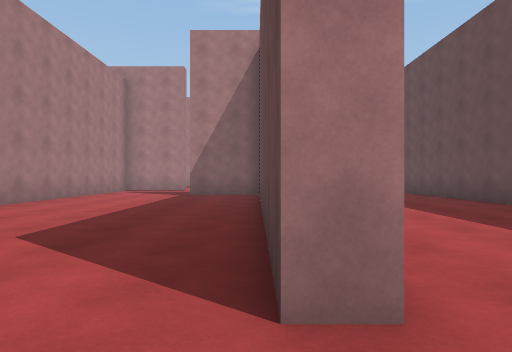
View 1 (above)

23 first-person views from a walk through a 3-D level made in the Unity game engine. The camera is 1.2 m above the floor, looks level and sees 75° across. The floor is counted in squares, 2 m on a side. Each view is taken from the middle of a square. On the plan, view 1 faces up. The plan holds only what a view shows up to about 10 squares ahead; the rest is blank. The place goes on beyond the plan. The player character is not drawn.

View 2
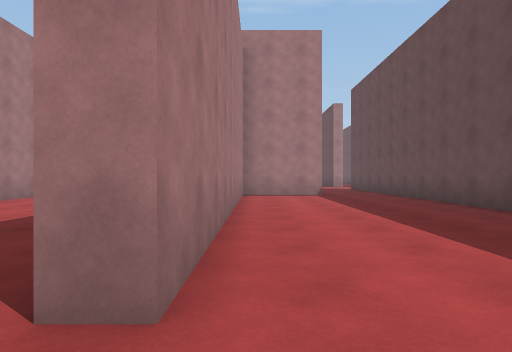

View 3
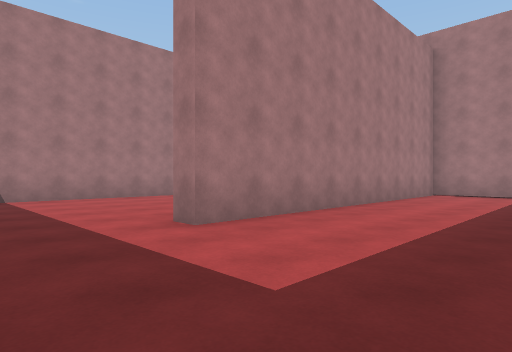

View 4
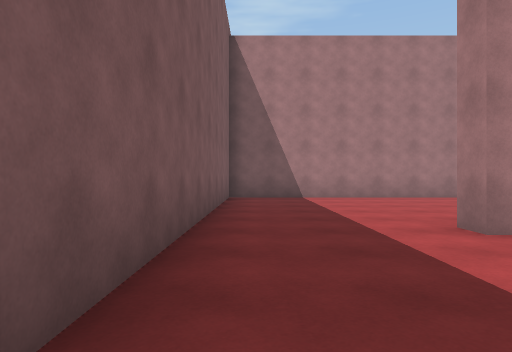

View 5
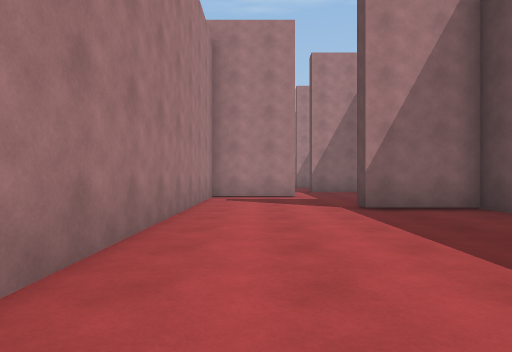

View 6
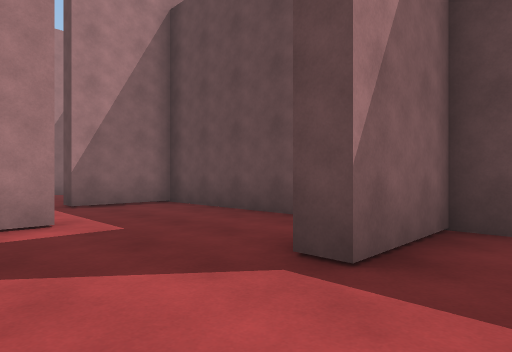

View 7
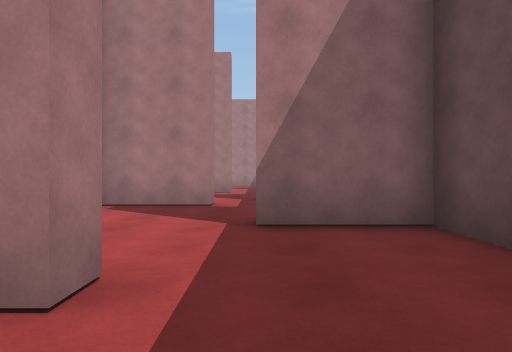

View 8
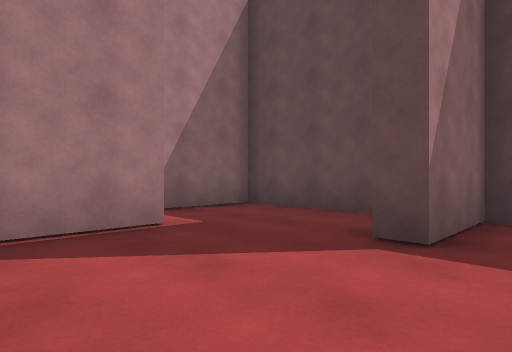

View 9
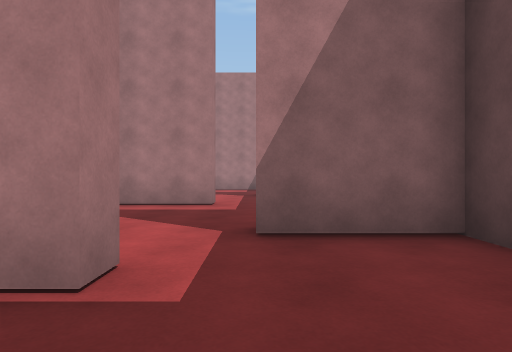

View 10
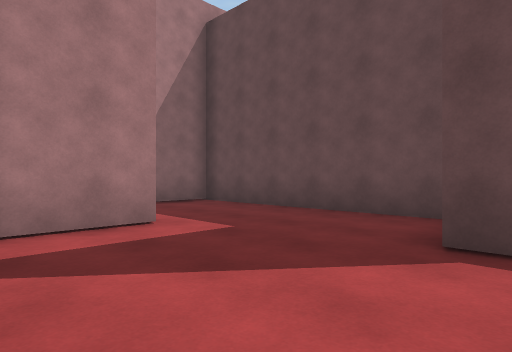

View 11
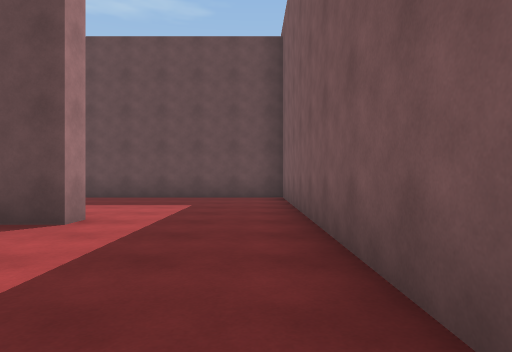

View 12
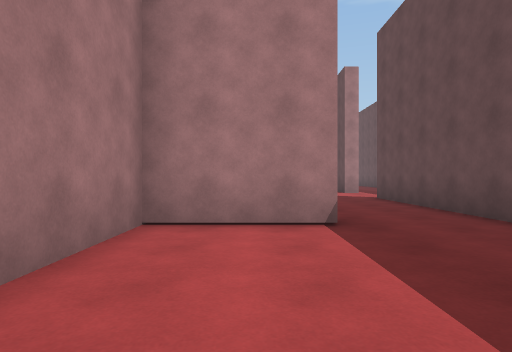

View 13
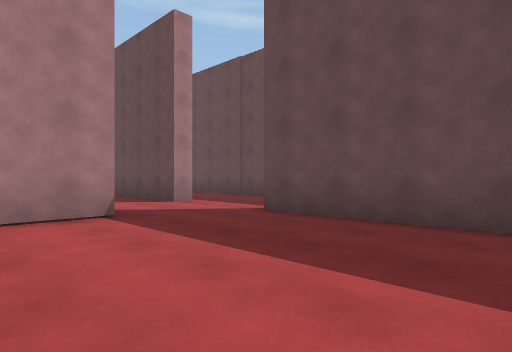

View 14
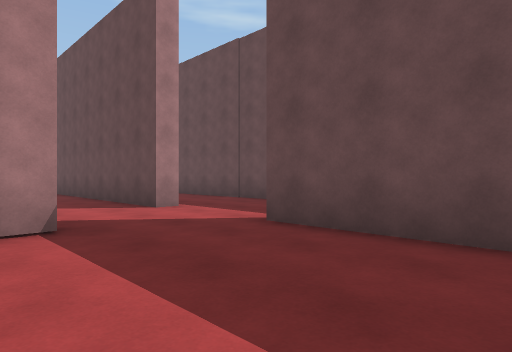

View 15
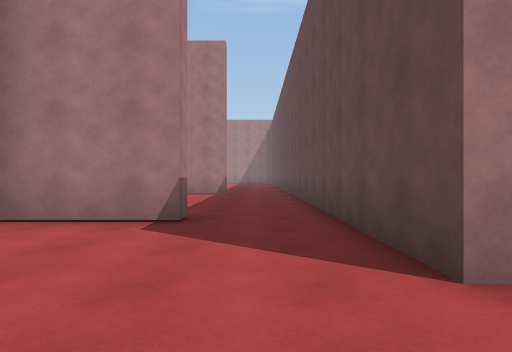

View 16
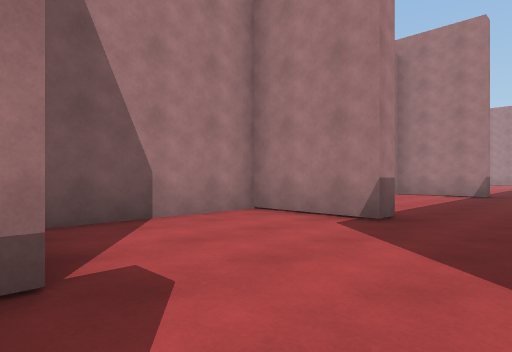

View 17
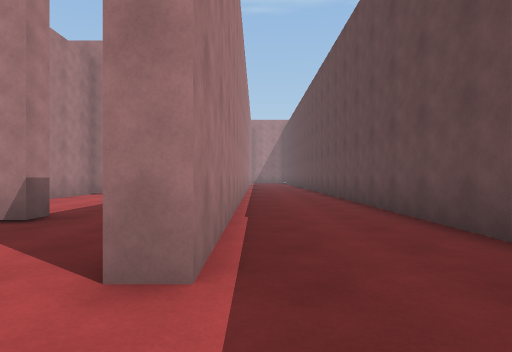

View 18
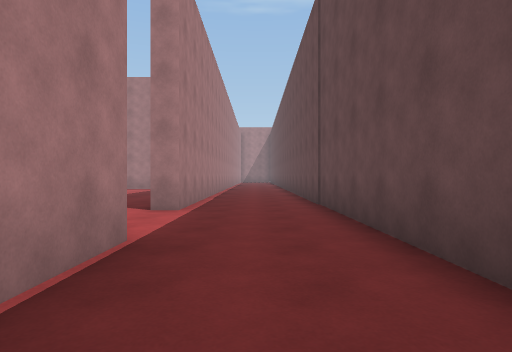

View 19
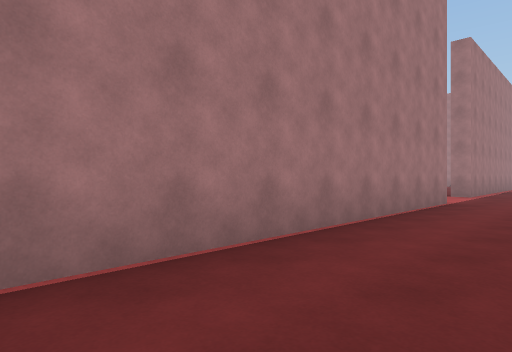

View 20
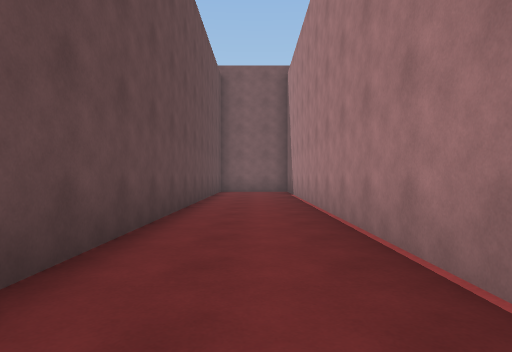

View 21
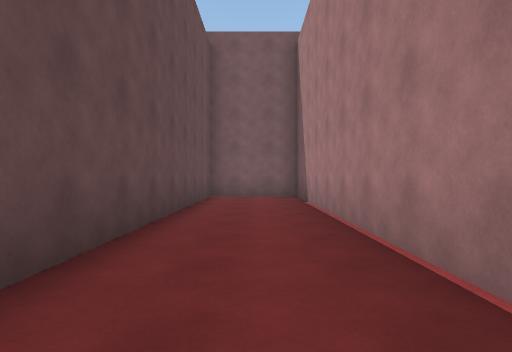

View 22
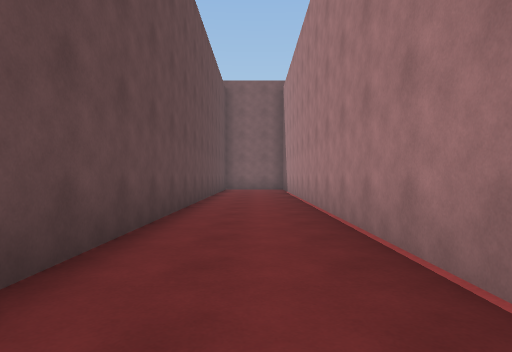

View 23
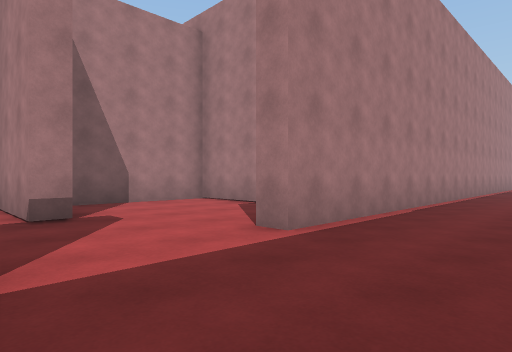

### Floor plan
Ten units are one square. View 1 is at (0, 0); x grows to the right and y downward. Boxes are objects, and circles mark ways between rooms. Rooms are numbered by the first view taken in them; rooms with no view inside come last. Other rooms are left out.
<svg viewBox="-57 -270 145 293">
<path fill="none" stroke="#000" d="M53 -55 53 -94M30 -101 6 -101 6 -14 1 -14 1 -101 -20 -101 -20 -106M1 -122 1 -134M-29 -134 -52 -134 -52 18 53 18 53 -38M-29 -140 -29 -134M-29 -187 -51 -187M1 -174 1 -184M1 -134 1 -159 -20 -159 -20 -165M-29 -192 -29 -187M-29 -239 -49 -239M1 -214 1 -236M1 -184 1 -204 -20 -204 -20 -209M30 -159 8 -159M53 -94 53 -151M30 -165 30 -159M53 -179 53 -206M30 -204 6 -204 6 -169M83 -138 83 -260M58 -151 58 18 83 18 83 -112M58 -265 58 -179 53 -179"/>
<circle cx="-15" cy="-140" r="3" fill="#2a7"/>
<circle cx="35" cy="-100" r="3" fill="#2a7"/>
<circle cx="-15" cy="-190" r="3" fill="#2a7"/>
<circle cx="35" cy="-150" r="3" fill="#2a7"/>
<circle cx="50" cy="-165" r="3" fill="#2a7"/>
<text x="-10" y="-50">1</text>
<text x="-30" y="-160">2</text>
<text x="-30" y="-210">3</text>
<text x="20" y="-130">4</text>
<text x="30" y="-180">5</text>
<text x="70" y="-130">6</text>
</svg>
Room 1 opens to room 2. Room 1 opens to room 4. Room 2 opens to room 3. Room 4 opens to room 5. Room 5 opens to room 6.

Where each view was taken, in squares from view 1:
view 1: 0 up, 0 right, facing up
view 2: 0 up, 1 right, facing up
view 3: 1 down, 4 right, facing up-left
view 4: 1 down, 4 right, facing left
view 5: 4 up, 4 left, facing up
view 6: 9 up, 4 left, facing up-right
view 7: 12 up, 2 left, facing up
view 8: 15 up, 5 left, facing up-right
view 9: 17 up, 2 left, facing up
view 10: 20 up, 5 left, facing up-right
view 11: 1 down, 4 left, facing right
view 12: 6 up, 2 right, facing up
view 13: 11 up, 1 right, facing up-right
view 14: 12 up, 2 right, facing up-right
view 15: 16 up, 4 right, facing up
view 16: 16 up, 5 right, facing up-left
view 17: 16 up, 6 right, facing up
view 18: 12 up, 7 right, facing up
view 19: 7 up, 8 right, facing up-left
view 20: 11 up, 7 right, facing down
view 21: 8 up, 7 right, facing down
view 22: 13 up, 7 right, facing down
view 23: 15 up, 8 right, facing up-left
